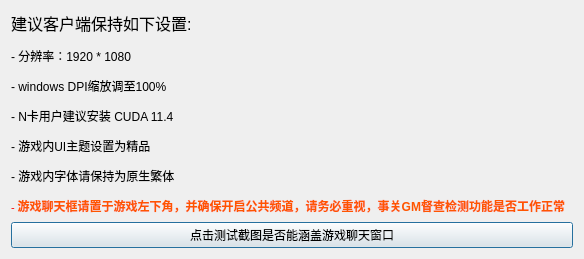
<?xml version="1.0" encoding="UTF-8"?>
<ui version="4.0">
 <class>Dialog</class>
 <widget class="QDialog" name="Dialog">
  <property name="geometry">
   <rect>
    <x>0</x>
    <y>0</y>
    <width>584</width>
    <height>259</height>
   </rect>
  </property>
  <property name="windowTitle">
   <string>关于游戏界面设置</string>
  </property>
  <property name="windowIcon">
   <iconset resource="../gui_resource/app.qrc">
    <normaloff>:/pic/icon.png</normaloff>:/pic/icon.png</iconset>
  </property>
  <layout class="QHBoxLayout" name="horizontalLayout_2">
   <item>
    <layout class="QVBoxLayout" name="verticalLayout">
     <item>
      <widget class="QLabel" name="label">
       <property name="text">
        <string>&lt;html&gt;&lt;head/&gt;&lt;body&gt;&lt;p align=&quot;justify&quot;&gt;&lt;span style=&quot; font-size:12pt;&quot;&gt;建议客户端保持如下设置:&lt;/span&gt;&lt;/p&gt;&lt;p align=&quot;justify&quot;&gt;- 分辨率：1920 * 1080&lt;/p&gt;&lt;p align=&quot;justify&quot;&gt;- windows DPI缩放调至100%&lt;/p&gt;&lt;p align=&quot;justify&quot;&gt;- N卡用户建议安装 CUDA 11.4&lt;/p&gt;&lt;p align=&quot;justify&quot;&gt;- 游戏内UI主题设置为精品&lt;/p&gt;&lt;p align=&quot;justify&quot;&gt;- 游戏内字体请保持为原生繁体&lt;/p&gt;&lt;p align=&quot;justify&quot;&gt;&lt;span style=&quot; font-size:8pt; color:#ff0000;&quot;&gt;- &lt;/span&gt;&lt;span style=&quot; font-weight:700; color:#ff5500;&quot;&gt;游戏聊天框请置于游戏左下角，并确保开启公共频道，请务必重视，事关GM督查检测功能是否工作正常&lt;/span&gt;&lt;/p&gt;&lt;/body&gt;&lt;/html&gt;</string>
       </property>
      </widget>
     </item>
     <item>
      <widget class="QPushButton" name="TestGMCheckSCButton">
       <property name="text">
        <string>点击测试截图是否能涵盖游戏聊天窗口</string>
       </property>
       <property name="shortcut">
        <string>Return</string>
       </property>
       <property name="autoDefault">
        <bool>true</bool>
       </property>
       <property name="default">
        <bool>true</bool>
       </property>
       <property name="flat">
        <bool>false</bool>
       </property>
      </widget>
     </item>
    </layout>
   </item>
  </layout>
 </widget>
 <resources>
  <include location="../gui_resource/app.qrc"/>
 </resources>
 <connections/>
</ui>
